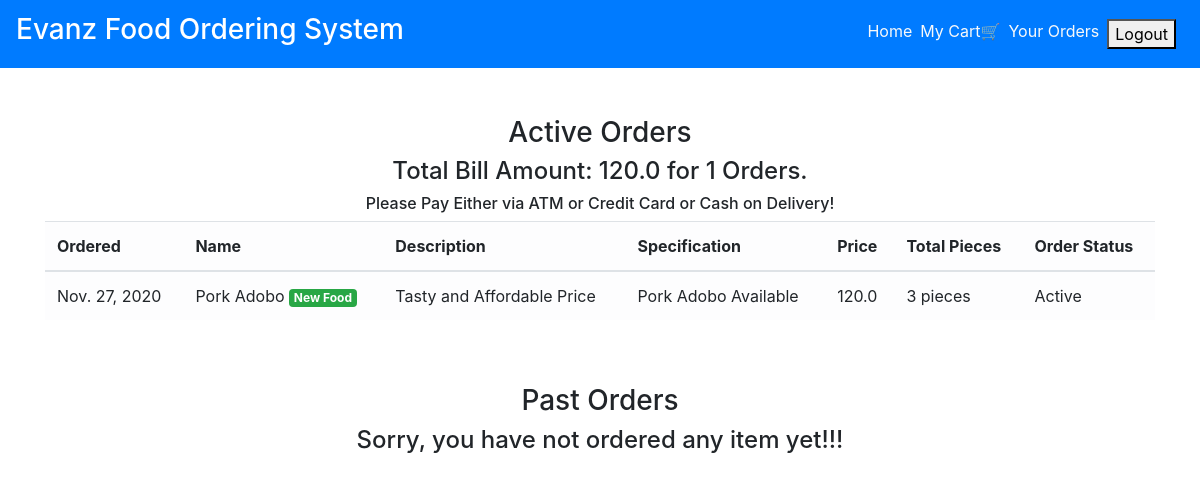
/order_details/ (signed in), run on the app's committed database.
### main/models.py (models this page shows, shortened)
class CartItems(models.Model):
    ORDER_STATUS = (
        ('Active', 'Active'),
        ('Delivered', 'Delivered')
    )
    user = models.ForeignKey(User, on_delete=models.CASCADE)
    item = models.ForeignKey(Item, on_delete=models.CASCADE)
    ordered = models.BooleanField(default=False)
    quantity = models.IntegerField(default=1)
    ordered_date = models.DateField(default=timezone.now)
    status = models.CharField(max_length=20, choices=ORDER_STATUS, default='Active')
    delivery_date = models.DateField(default=timezone.now)
    class Meta:
        verbose_name = 'Cart Item'
        verbose_name_plural = 'Cart Items'

class Item(models.Model):
    LABELS = (
        ('Best Selling Foods', 'Best Selling Foods'),
        ('New Food', 'New Food'),
        ('Spicy Foods🔥', 'Spicy Foods🔥'),
    )
    LABEL_COLOUR = (
        ('danger', 'danger'),
        ('success', 'success'),
        ('primary', 'primary'),
        ('info', 'info'),
        ('warning', 'warning'),
    )
    title = models.CharField(max_length=150)
    description = models.CharField(max_length=250,blank=True)
    price = models.FloatField()
    pieces = models.IntegerField(default=6)
    instructions = models.CharField(max_length=250,default="Available")
    image = models.ImageField(default='default.png', upload_to='images/')
    labels = models.CharField(max_length=25, choices=LABELS, blank=True)
    label_colour = models.CharField(max_length=15, choices=LABEL_COLOUR, blank=True)
    slug = models.SlugField(default="foods")
    created_by = models.ForeignKey(User, on_delete=models.CASCADE)

### main/views.py (the view)
# urls.py: path('order_details/', views.order_details, name='order_details'),
@login_required
def order_details(request):
    items = CartItems.objects.filter(user=request.user, ordered=True,status="Active").order_by('-ordered_date')
    cart_items = CartItems.objects.filter(user=request.user, ordered=True,status="Delivered").order_by('-ordered_date')
    bill = items.aggregate(Sum('item__price'))
    number = items.aggregate(Sum('quantity'))
    pieces = items.aggregate(Sum('item__pieces'))
    total = bill.get("item__price__sum")
    count = number.get("quantity__sum")
    total_pieces = pieces.get("item__pieces__sum")
    context = {
        'items':items,
        'cart_items':cart_items,
        'total': total,
        'count': count,
        'total_pieces': total_pieces
    }
    return render(request, 'main/order_details.html', context)

### main/templatetags/get_group.py (called while the page is built)
@register.filter(name='has_group')
def has_group(user, group_name):
    return user.groups.filter(name=group_name).exists()

### main/templates/main/order_details.html
{% extends "main/layout.html" %}
{% block content %}
<div class="cart">
    <div class="container">
        <div class="row">
            <div class="col-sm-12 mt-5">
                <h3 class="text-center">Active Orders</h3>
                {% if items %}
                <h4 class="text-center">Total Bill Amount: {{total}} for {{ count }} Orders.</h4>
                <h6 class="text-center">Please Pay Either via ATM or Credit Card or Cash on Delivery!</h6>
                <div class="table-responsive">
                    <table class="table table-light">
                        <thead>
                        <tr>
                            <th scope="col">Ordered</th>
                            <th scope="col">Name</th>
                            <th scope="col">Description</th>
                            <th scope="col">Specification</th>
                            <th scope="col">Price</th>
                            <th scope="col">Total Pieces</th>
                            <th scope="col">Order Status</th>
                        </tr>
                        </thead>
                        <tbody>
                            {% for item_active in items %}
                        <tr>
                            <td>{{ item_active.ordered_date }}</td>
                            <td>{{ item_active.item.title }} <span class="badge badge-{{ item_active.item.label_colour }}">{{ item_active.item.labels }}</span></td>
                            <td>{{ item_active.item.description }}</td>
                            <td>{{ item_active.item.instructions }}</td>
                            <td>{{ item_active.item.price }}</td>
                            <td>{{ item_active.item.pieces }} pieces</td>
                            <td>{{ item_active.status }}</td>
                        </tr>
                            {% endfor %}
                        </tbody>
                    </table>
                </div>
                {% else %}
                <h4 class="text-center">Sorry, you have not ordered any item yet!!!</h4>
                {% endif %}
            </div>
        </div>
        <div class="row">
            <div class="col-sm-12 mt-5">
                <h3 class="text-center">Past Orders</h3>
                {% if cart_items %}
                <div class="table-responsive">
                    <table class="table table-light">
                        <thead>
                        <tr>
                            <th scope="col">Ordered</th>
                            <th scope="col">Name</th>
                            <th scope="col">Description</th>
                            <th scope="col">Specification</th>
                            <th scope="col">Price</th>
                            <th scope="col">Total Pieces</th>
                            <th scope="col">Order Status</th>
                            <th scope="col">Delivery Date</th>
                        </tr>
                        </thead>
                        <tbody>
                            {% for cart in cart_items %}
                        <tr>
                            <td>{{ cart.ordered_date }}</td>
                            <td>{{ cart.item.title }} <span class="badge badge-{{ cart.item.label_colour }}">{{ cart.item.labels }}</span></td>
                            <td>{{ cart.item.description }}</td>
                            <td>{{ cart.item.instructions }}</td>
                            <td>{{ cart.item.price }}</td>
                            <td>{{ cart.item.pieces }} pieces</td>
                            <td>{{ cart.status }}</td>
                            <td>{{ cart.delivery_date }}</td>
                        </tr>
                            {% endfor %}
                        </tbody>
                    </table>
                </div>
                {% else %}
                <h4 class="text-center">Sorry, you have not ordered any item yet!!!</h4>
                {% endif %}
            </div>
        </div>
    </div>
</div>
{% endblock content %}

### data on the page
CartItems: ordered_date "Nov. 27, 2020", item "Pork Adobo", item.labels "New Food", item.description "Tasty and Affordable Price", item.instructions "Pork Adobo Available", item.price "120.0", item.pieces "3", status "Active"

### other printed values
{{ total }} "120.0"
{{ count }} "1"
